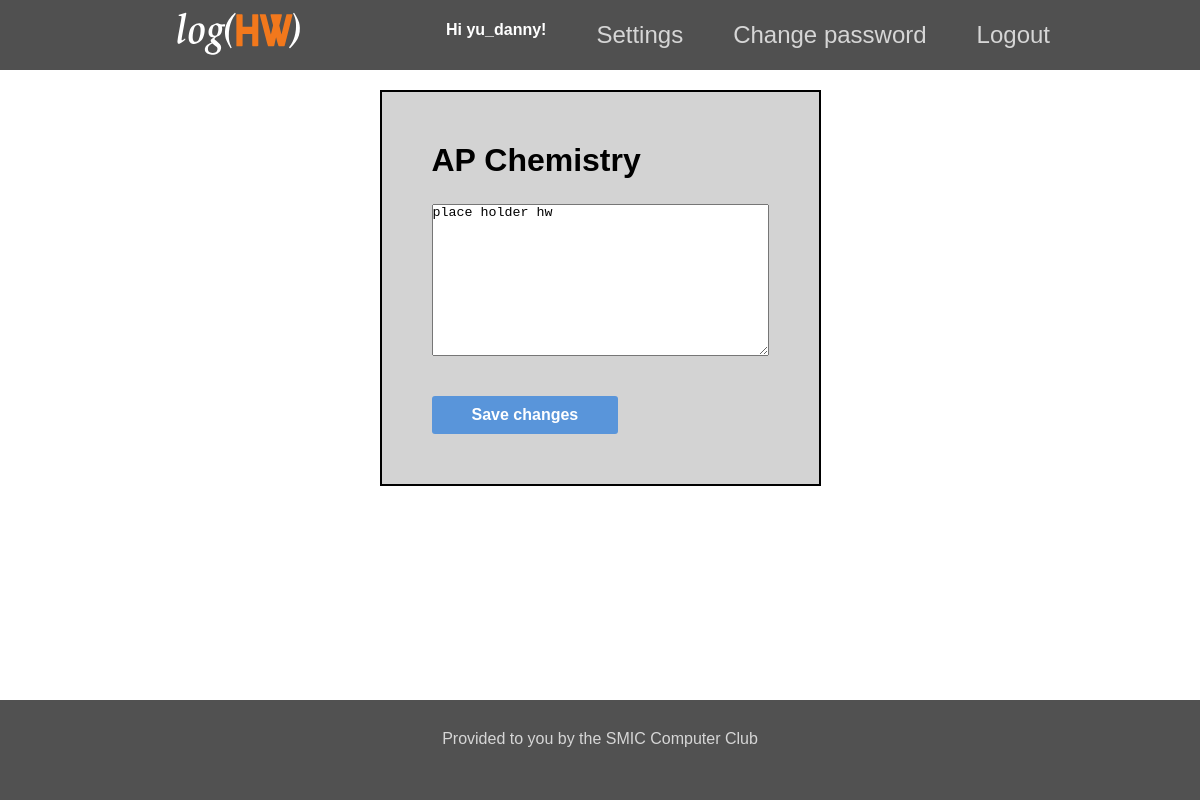
Page /log/2/ (signed in) on the earlier database version.
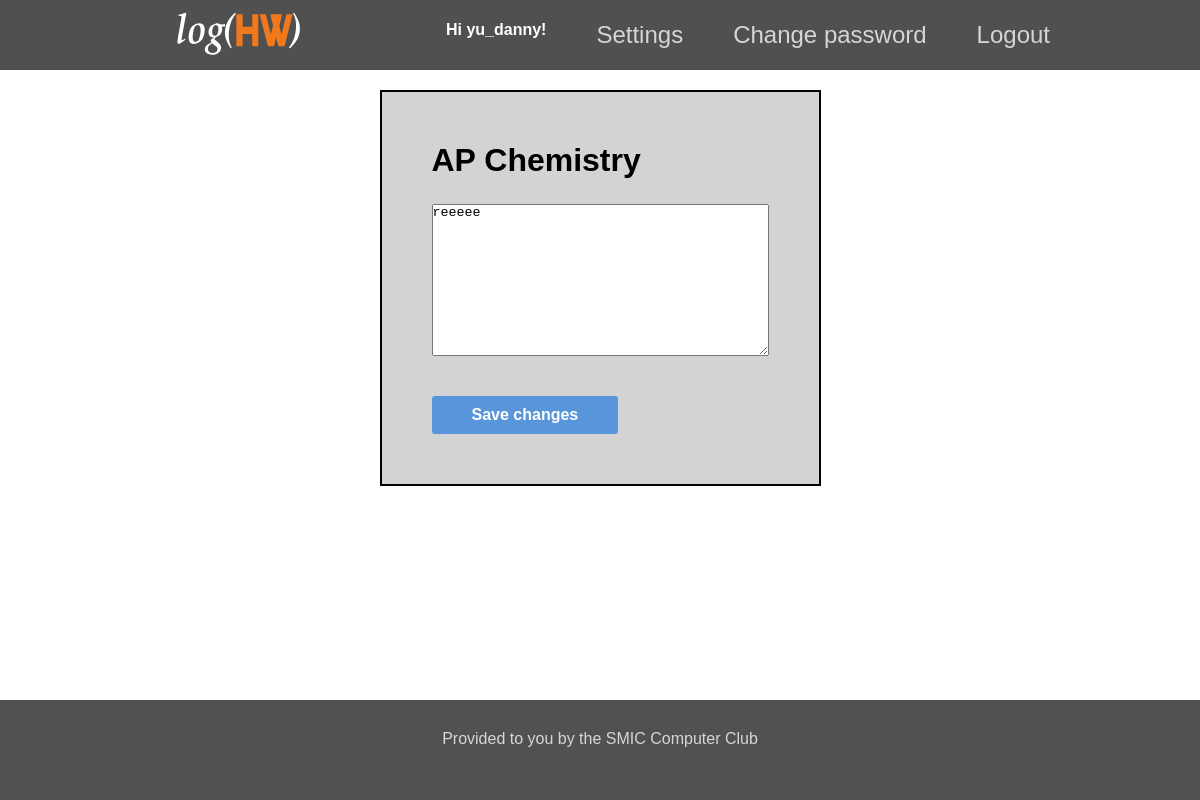
Same page on the later database version.
### log/models.py (models this page shows, shortened)
class Course(models.Model):
    course_name = models.CharField(max_length=50)
    period = models.IntegerField(default=1) #unused
    code = models.CharField(max_length=9, default="")
    students = models.ManyToManyField(User, related_name='courses_joined', blank=True) #creates relationship between the user and course
    hw = models.TextField(max_length=200, blank=True)

### log/views.py (the view)
# urls.py: url(r'^(?P<course_id>[0-9]+)/$', views.detail, name='detail'),
def detail(request, course_id): #page to edit hw
    course = get_object_or_404(Course, pk=course_id)
    if request.method == 'POST':
        form = ChangeHWForm(request.POST)
        if form.is_valid():
            homework = form.cleaned_data['hw']
            course.hw = homework
            course.save()
            return redirect('home')
    else:
        form = ChangeHWForm({'hw':course.hw})
    return render(request, 'detail.html', {'form': form, 'course': course})

### log/forms.py
class ChangeHWForm(forms.Form): #form to edit hw of a class
    hw = forms.CharField(widget=forms.Textarea(attrs={'maxlength': '200'}))

### log/templates/detail.html (shortened to what this page needs)
{% extends 'base.html' %}
{% block content %}
  <div class="content-container">
    <div class="lgn-container">
      {% if user.is_authenticated %}
        <h1 class="content-heading">{{course.course_name}}</h2>
        <form method="post">
          <div class="form-row">
            {{ form.hw }}
          </div>
          <button type="submit" class="btn">Save changes</button>
        </form>
      {% else %}
        <a href="{% url 'login' %}">Login before you can edit! </a>
      {% endif %}
    </div>
  </div>
{% endblock %}

### log/templates/base.html (shortened to what this page needs)
<!DOCTYPE html>
<html lang="en">
<head>
  {% load static %}
  <link rel="stylesheet" href="{% static 'log/style.css' %}" />
</head>
<body>
  <header>
    <div class='menu-container'>
      <a href="{% url 'home' %}">{% load static %}<img src= "{% static 'log/images/logo.svg' %}" class='header-logo'/></a>
      <ul class='menu'>
        {% if user.is_authenticated %}
          <li class='hi-message'><strong> Hi {{ user.username }}! </strong></li>
          <li><a href ="{% url 'configure' %}"> Settings </a></li>
          <li><a href ="{% url 'change_password' %}"> Change password </a></li>
          <li><a href="{% url 'logout' %}">Logout</a></li>
        {% else %}
          <li><a href="{% url 'signup' %}"> Sign up </a></li>
          <li><a href="{% url 'login' %}">Login</a></li>
        {% endif %}
      </ul>
    </div>
  </header>
  <div style='height:90px;'></div>
  <main>
    {% block content %}
    {% endblock %}
  </main>
  <footer>
    <p style="margin-top: 20px;"> Provided to you by the SMIC Computer Club </p>
  </footer>
</body>
</html>

### log/static/log/style.css (style rules this page uses)
* { margin: 0; padding: 0; box-sizing: border-box; }
html { position: relative; min-height: 100%; }
body { font-family: "Helvetica", "Arial", sans-serif; }
header { position: fixed; display: flex; justify-content: center; align-items: center; width: 100%; height: 70px; padding: 10px; background: rgb(50, 50, 50); background: rgba(50, 50, 50, 0.85); }
footer { display: flex; justify-content: center; width: 100%; height: 100px; padding: 10px; background: rgb(81,81,81); position: absolute; left: 0; bottom: 0; overflow:hidden; color: #d6d6d6 }
.menu-container { display: flex; width: 900px; justify-content: space-between; align-items: center; }
.hi-message { color: #FFFFFF }
.header-logo { height: 50px; }
.menu { display: flex; justify-content: space-between; }
.menu>li { display: inline; margin-right: 50px; }
.menu>li:last-of-type { margin-right: 0; }
.menu> li > a:link, .menu> li > a:visited { color: #d6d6d6; text-decoration: none; font-size: 24px; }
.content-container { width:900px; height: auto; display:flex; margin: 90px; margin: 0 auto; justify-content: center; }
.content-heading { margin-bottom: 25px; }
.lgn-container { display: flex; flex-direction: column; justify-content: flex-start; margin-bottom: 30px; padding: 50px; background-color: lightgrey; border: 2px solid black; }
.btn { font-size: 16px; font-weight: bold; color: #FFFFFF; background-color: #5995DA; border: none; border-radius: 3px; padding: 10px 40px; cursor: pointer; }
.form-row { margin-bottom: 40px; display: flex; justify-content: flex-start; flex-direction: row; flex-wrap: wrap; }

Differences in the rows shown:
changed Course "AP Chemistry": hw "place holder hw" → "reeeee"
